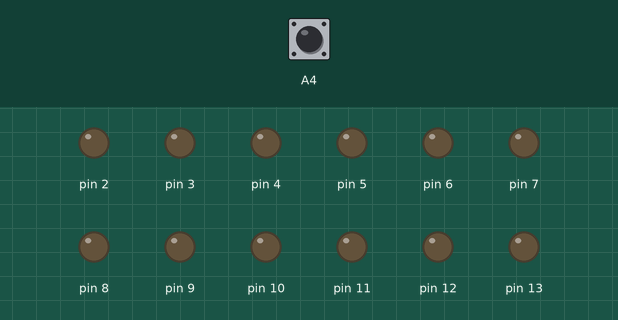
A sketch run on a simulated Arduino Uno, built with avr-gcc and run on an emulated ATmega328P. Parts: output pins drawn as LEDs (lit = HIGH). The inputs (shaded band) are chosen by the test bench; at power-on: A4 HIGH.

Above: at 1.2 s.
1.3 s: A4 pulled LOW for 1 s
At 1.6 s:
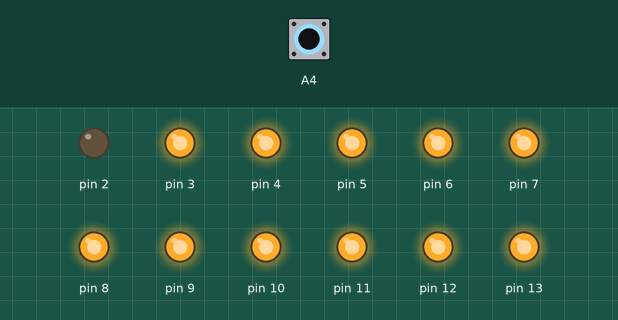
3.8 s: A4 pulled LOW for 3.2 s
At 8.6 s:
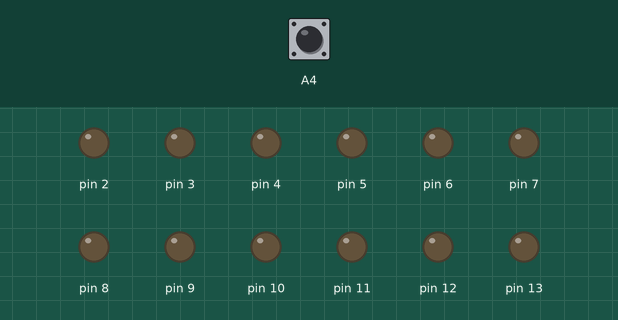
Timing chart, 0 to 10.1 s (numbered marks = the images above; inputs shaded):
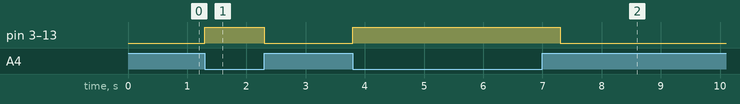

Measured:
- after the input at 1.3 s, pin 3–13: LOW → HIGH at once, → LOW 1.0 s later
- after the input at 3.8 s, pin 3–13: LOW → HIGH at once, → LOW 3.5 s later

The sketch:

glosniktest.ino
```cpp
void setup()
{

	for (int i=3; i<14; ++i)
    pinMode(i, OUTPUT);


	pinMode(A4, INPUT);
	digitalWrite(A4, HIGH);

	pinMode(2, OUTPUT);

}

void loop()
{
	if(digitalRead(A4) == LOW)
		{
			for (int i=3; i<14; ++i)
				digitalWrite(i, HIGH);
			delay(500);

		}
	for (int i=3; i<14; ++i)
    digitalWrite(i, LOW);

}
```
